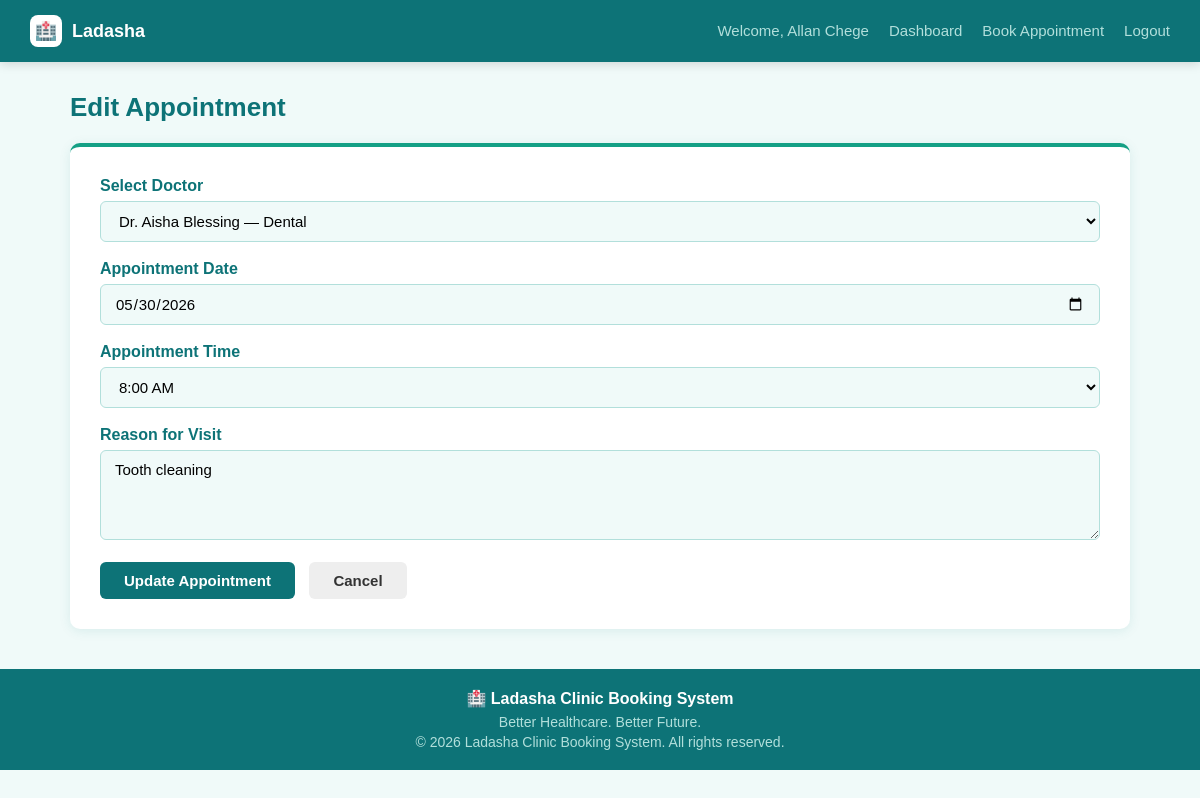
The app's page /Week7/patient/edit_appointment.php?id=1 (signed in) with its own data.
### tables this page shows
CREATE TABLE `appointments` (
  `id` int(11) NOT NULL,
  `patient_id` int(11) NOT NULL,
  `doctor_id` int(11) NOT NULL,
  `appt_date` date NOT NULL,
  `appt_time` time NOT NULL,
  `reason` text DEFAULT NULL,
  `status` enum('pending','confirmed','cancelled') DEFAULT 'pending',
  `created_at` datetime DEFAULT current_timestamp()
);

CREATE TABLE `doctors` (
  `id` int(11) NOT NULL,
  `name` varchar(100) NOT NULL,
  `specialization` varchar(100) DEFAULT NULL,
  `email` varchar(150) DEFAULT NULL,
  `phone` varchar(20) DEFAULT NULL
);

### Week7/patient/edit_appointment.php (the view, shortened to what this page needs)
<?php
$host   = 'localhost';
$user   = 'root';
$pass   = '';
$dbname = 'clinic_db';
$conn   = mysqli_connect($host, $user, $pass, $dbname);
$patient_id = $_SESSION['user_id'];
$id         = $_GET['id'];
$appt = mysqli_fetch_assoc(mysqli_query($conn,
    "SELECT a.*, d.name AS doctor_name
     FROM appointments a
     JOIN doctors d ON a.doctor_id = d.id
     WHERE a.id='$id' AND a.patient_id='$patient_id'"));
$doctors = mysqli_query($conn, "SELECT * FROM doctors ORDER BY name");
include '../includes/header.php';
?>
<div class="container">
    <h2 class="page-title"> Edit Appointment</h2>
    <div class="card">
        <form method="POST">
            <div class="form-group">
                <label>Select Doctor</label>
                <select name="doctor_id">
                    <?php while($doc = mysqli_fetch_assoc($doctors)): ?>
                    <option value="<?php echo $doc['id']; ?>"
                        <?php echo $doc['id'] == $appt['doctor_id'] ? 'selected' : ''; ?>>
                        <?php echo $doc['name']; ?> — <?php echo $doc['specialization']; ?>
                    </option>
                    <?php endwhile; ?>
                </select>
            </div>
            <div class="form-group">
                <label>Appointment Date</label>
                <input type="date" name="appt_date"
                       value="<?php echo $appt['appt_date']; ?>"
                       min="<?php echo date('Y-m-d'); ?>">
            </div>
            <div class="form-group">
                <label>Appointment Time</label>
                <select name="appt_time">
                    <?php
                    $times = ['08:00'=>'8:00 AM','09:00'=>'9:00 AM','10:00'=>'10:00 AM',
                              '11:00'=>'11:00 AM','12:00'=>'12:00 PM','14:00'=>'2:00 PM',
                              '15:00'=>'3:00 PM','16:00'=>'4:00 PM'];
                    foreach($times as $val => $label):
                        $selected = (substr($appt['appt_time'],0,5) == $val) ? 'selected' : '';
                    ?>
                    <option value="<?php echo $val; ?>" <?php echo $selected; ?>>
                        <?php echo $label; ?>
                    </option>
                    <?php endforeach; ?>
                </select>
            </div>
            <div class="form-group">
                <label>Reason for Visit</label>
                <textarea name="reason" rows="4"><?php echo $appt['reason']; ?></textarea>
            </div>
            <button type="submit" class="btn btn-primary">Update Appointment</button>
            <a href="dashboard.php" class="btn" style="background:#eee; color:#333; margin-left:10px;">Cancel</a>
        </form>
    </div>
</div>
<?php include '../includes/footer.php'; ?>

### css/style.css (style rules this page uses)
* { margin:0;padding:0;box-sizing:border-box }
body { font-family:Arial,sans-serif;background-color:#F0FAF9;color:#333 }
.container { max-width:1100px;margin:30px auto;padding:0 20px }
.card { background:#fff;border-radius:10px;padding:30px;box-shadow:0 2px 12px rgba(13,115,119,0.1);margin-bottom:20px;border-top:4px solid #14A085 }
.form-group { margin-bottom:18px }
.form-group label { display:block;margin-bottom:6px;font-weight:bold;color:#0D7377 }
.form-group input,.form-group select,.form-group textarea { width:100%;padding:10px 14px;border:1px solid #B2DFDB;border-radius:6px;font-size:15px;font-family:Arial,sans-serif;background:#F0FAF9 }
.btn { padding:10px 24px;border:none;border-radius:6px;cursor:pointer;font-size:15px;font-weight:bold;text-decoration:none;display:inline-block;transition:all 0.2s }
.btn-primary { background:#0D7377;color:#fff }
.page-title { font-size:26px;color:#0D7377;margin-bottom:20px;font-weight:bold }

### records on screen
appointments: doctor_id "Dr. Aisha Blessing — Dental", appt_date "05/30/2026", reason "Tooth cleaning"

### other values on screen
$_SESSION['username'] "Allan Chege"
form field appt_time "8:00 AM"
